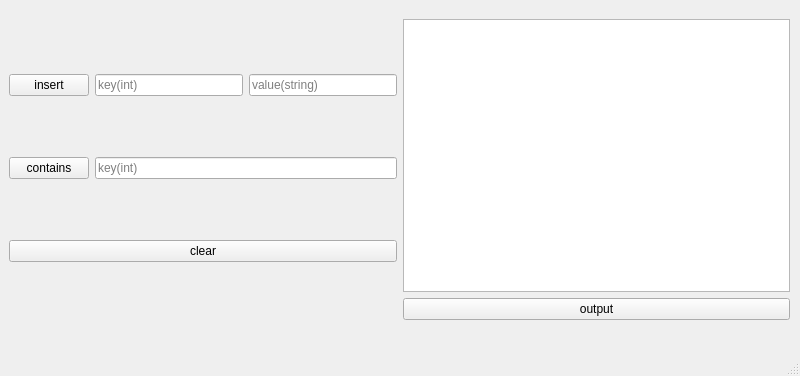
<?xml version="1.0" encoding="UTF-8"?>
<ui version="4.0">
 <class>MainWindow</class>
 <widget class="QMainWindow" name="MainWindow">
  <property name="geometry">
   <rect>
    <x>0</x>
    <y>0</y>
    <width>800</width>
    <height>376</height>
   </rect>
  </property>
  <property name="minimumSize">
   <size>
    <width>800</width>
    <height>376</height>
   </size>
  </property>
  <property name="maximumSize">
   <size>
    <width>800</width>
    <height>376</height>
   </size>
  </property>
  <property name="windowTitle">
   <string>MainWindow</string>
  </property>
  <widget class="QWidget" name="centralwidget">
   <widget class="QWidget" name="horizontalLayoutWidget_3">
    <property name="geometry">
     <rect>
      <x>9</x>
      <y>19</y>
      <width>781</width>
      <height>301</height>
     </rect>
    </property>
    <layout class="QHBoxLayout" name="horizontalLayout_3">
     <item>
      <layout class="QVBoxLayout" name="verticalLayout_2">
       <item>
        <layout class="QHBoxLayout" name="horizontalLayout">
         <item>
          <widget class="QPushButton" name="insertButton">
           <property name="text">
            <string>insert</string>
           </property>
          </widget>
         </item>
         <item>
          <widget class="QLineEdit" name="insKey">
           <property name="placeholderText">
            <string>key(int)</string>
           </property>
          </widget>
         </item>
         <item>
          <widget class="QLineEdit" name="insValue">
           <property name="placeholderText">
            <string>value(string)</string>
           </property>
          </widget>
         </item>
        </layout>
       </item>
       <item>
        <layout class="QHBoxLayout" name="horizontalLayout_2">
         <item>
          <widget class="QPushButton" name="containsButton">
           <property name="text">
            <string>contains</string>
           </property>
          </widget>
         </item>
         <item>
          <widget class="QLineEdit" name="containsKey">
           <property name="placeholderText">
            <string>key(int)</string>
           </property>
          </widget>
         </item>
        </layout>
       </item>
       <item>
        <widget class="QPushButton" name="clearButtton">
         <property name="text">
          <string>clear</string>
         </property>
        </widget>
       </item>
      </layout>
     </item>
     <item>
      <layout class="QVBoxLayout" name="verticalLayout">
       <item>
        <widget class="QPlainTextEdit" name="outputText"/>
       </item>
       <item>
        <widget class="QPushButton" name="outputButton">
         <property name="text">
          <string>output</string>
         </property>
        </widget>
       </item>
      </layout>
     </item>
    </layout>
   </widget>
  </widget>
  <widget class="QMenuBar" name="menubar">
   <property name="geometry">
    <rect>
     <x>0</x>
     <y>0</y>
     <width>800</width>
     <height>24</height>
    </rect>
   </property>
  </widget>
  <widget class="QStatusBar" name="statusbar"/>
 </widget>
 <resources/>
 <connections/>
</ui>
